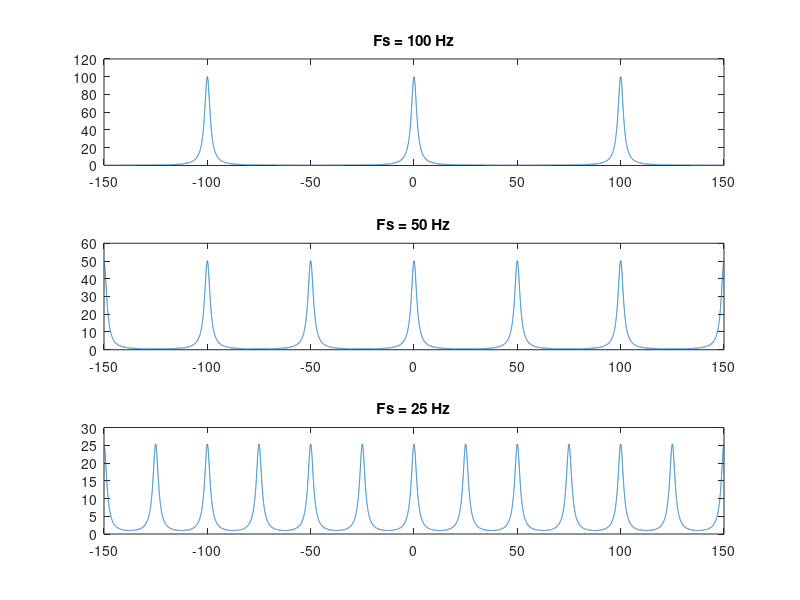

Write MATLAB code to recreate this figure.
clear all;

F = -150:1/100:150;
X = @(T) ...
    (5 * (1 - exp(-20*T))) ./ ...
    (1 - ((2*exp(-10*T)) .* cos((2*pi*T) .* F)) + exp(-20*T));

figure(1);
subplot(3, 1, 1);
plot(F, X(1/100));
title('Fs = 100 Hz');

subplot(3, 1, 2);
plot(F, X(1/50));
title('Fs = 50 Hz');

subplot(3, 1, 3);
plot(F, X(1/25));
title('Fs = 25 Hz');
